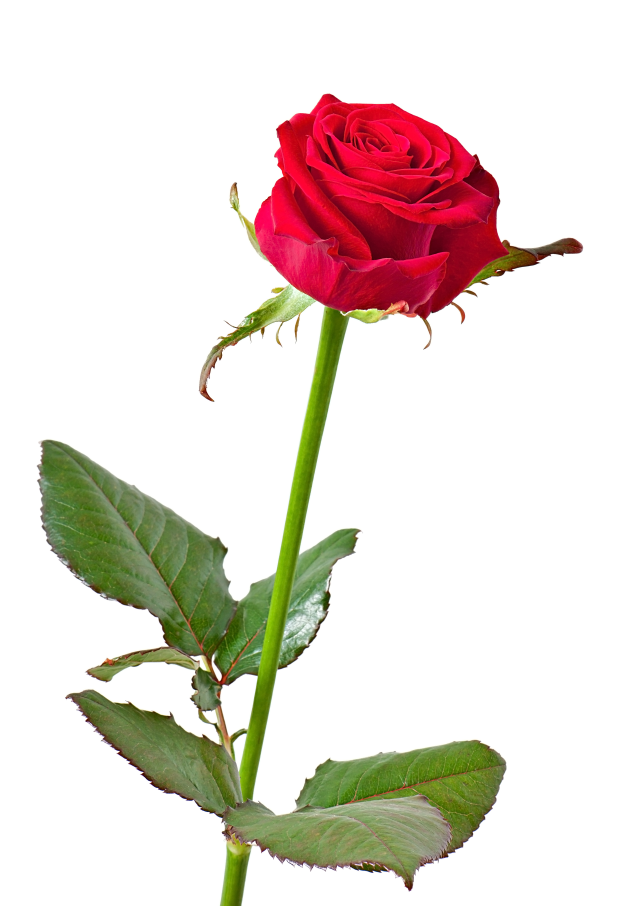
//> input picture Bicuibic Interpolation/rose.jpg, 2492 x 3622 px (shown at 1/4 size)
$ ./c1   (built with g++ and OpenCV 4)
//> lines starting //> are read from the running program, lines starting //| are printed output that depends on the picture
#include <iostream>
#include <opencv2/opencv.hpp>
#include <cmath>
using namespace std;
using namespace cv;

float cubic(float x)
{
    float a = -0.75f;
    x = fabs(x);

    if (x <= 1.0f)
        return (a + 2)*x*x*x - (a + 3)*x*x + 1;
    else if (x < 2.0f)
        return a*x*x*x - 5*a*x*x + 8*a*x - 4*a;
    else
        return 0.0f;
}

Mat bicubic_manual(const Mat& input, int outW, int outH)
{
    int inW = input.cols;
    int inH = input.rows;

    Mat output(outH, outW, CV_32F);

    float scaleX = (float)inW / outW;
    float scaleY = (float)inH / outH;

    for(int y = 0; y < outH; y++)
    {
        for(int x = 0; x < outW; x++)
        {
            float in_x = (x + 0.5f) * scaleX - 0.5f;
            float in_y = (y + 0.5f) * scaleY - 0.5f;

            in_x = max(0.0f, min(in_x, (float)(inW - 1)));
            in_y = max(0.0f, min(in_y, (float)(inH - 1)));

            int ix = floor(in_x);
            int iy = floor(in_y);

            float dx = in_x - ix;
            float dy = in_y - iy;

            float Wx[4], Wy[4];

            for(int i = -1; i <= 2; i++)
                Wx[i+1] = cubic(i - dx);

            for(int i = -1; i <= 2; i++)
                Wy[i+1] = cubic(dy - i);

            float sum = 0.0f;

            for(int m = -1; m <= 2; m++)
            {
                for(int n = -1; n <= 2; n++)
                {
                    int px = min(max(ix + n, 0), inW - 1);
                    int py = min(max(iy + m, 0), inH - 1);

                    float pixel = input.at<float>(py, px);
                    sum += pixel * Wx[n+1] * Wy[m+1];
                }
            }

            output.at<float>(y, x) = sum;
        }
    }

    return output;
}


Mat bicubic_opencv(const Mat& input, int outW, int outH)
{
    Mat output;
    resize(input, output, Size(outW, outH), 0, 0, INTER_CUBIC);
    return output;
}


void validate(const Mat& A, const Mat& B)
{
    double error = 0.0;
    double max_error = 0.0;

    for(int y = 0; y < A.rows; y++)
    {
        for(int x = 0; x < A.cols; x++)
        {
            float diff = abs(A.at<float>(y,x) - B.at<float>(y,x));
            error += diff;
            max_error = max(max_error, (double)diff);
        }
    }

    cout << "\nTotal Error: " << error << endl;
    cout << "Max Pixel Error: " << max_error << endl;
    cout << "Mean Error: " << error / (A.rows * A.cols) << endl;
}

int main()
{
    Mat img = imread("rose.jpg");
//> img is the input picture: 3622 rows x 2492 cols, CV_8UC3; mean B, G, R 210.7, 218, 228.3

    if(img.empty())
    {
        cout << "Image not found!" << endl;
        return -1;
    }

    Mat gray;
    cvtColor(img, gray, COLOR_BGR2GRAY);
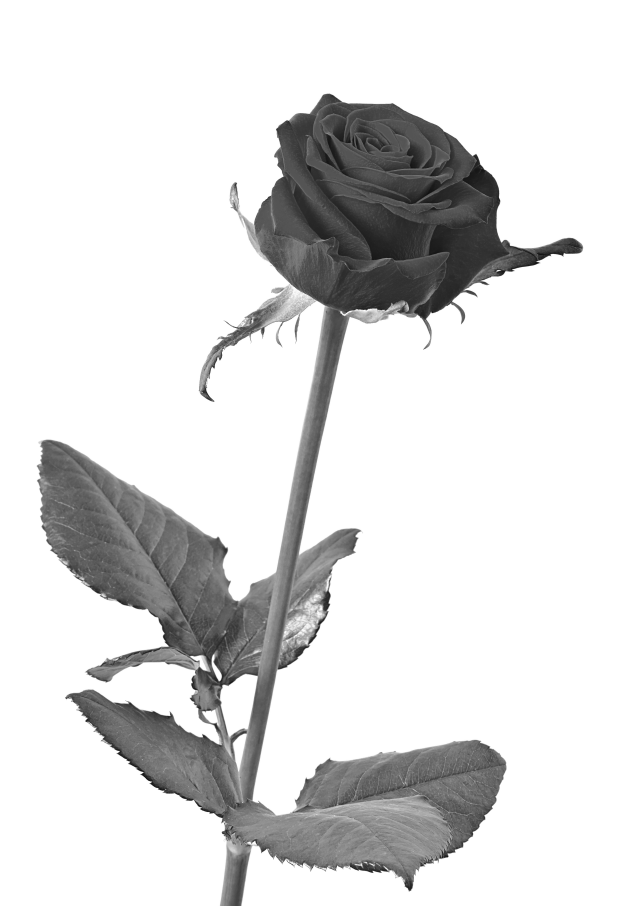
//> gray: 3622 rows x 2492 cols, CV_8UC1 (shown at 1/4 size); min 8, max 255, mean 220.2

    gray.convertTo(gray, CV_32F);
//> gray: 3622 rows x 2492 cols, CV_32FC1

    int outW = gray.cols * 2;
//> outW = 4984
    int outH = gray.rows * 2;
//> outH = 7244

    Mat opencv_resized = bicubic_opencv(gray, outW, outH);

    Mat manual_resized = bicubic_manual(gray, outW, outH);

    validate(opencv_resized, manual_resized);
//> the loop in validate, `for(int y = 0; y < A.rows; y++)` made 7244 passes
//> (error, max_error) on passes 1 to 3: (0, 0), (0.152, 3.05e-05), (0.304, 3.05e-05)
//> after the loop in validate, `for(int y = 0; y < A.rows; y++)`: error = 887.7; max_error = 1.05
//| Total Error: 887.673
//| Max Pixel Error: 1.04768
//| Mean Error: 2.45865e-05

    opencv_resized.convertTo(opencv_resized, CV_8U);
    manual_resized.convertTo(manual_resized, CV_8U);

    imwrite("opencv_bicubic.jpg", opencv_resized);
    imwrite("manual_bicubic.jpg", manual_resized);

    cout << "\nImages saved:\n";
    cout << "opencv_bicubic.jpg\n";
    cout << "manual_bicubic.jpg\n";

    return 0;
}

$ run again, with Bicuibic Interpolation/backward.png saved as Bicuibic Interpolation/rose.jpg
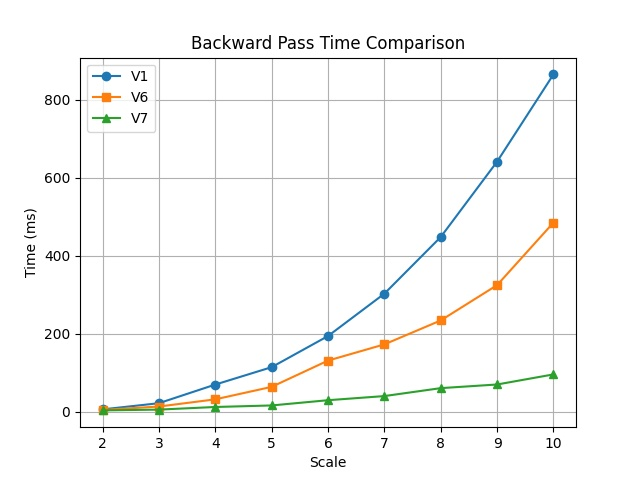
//> input picture Bicuibic Interpolation/backward.png, 640 x 480 px
//> img is the input picture: 480 rows x 640 cols, CV_8UC3; mean B, G, R 247.1, 248, 247.6
//> `cvtColor(img, gray, COLOR_BGR2GRAY);`:
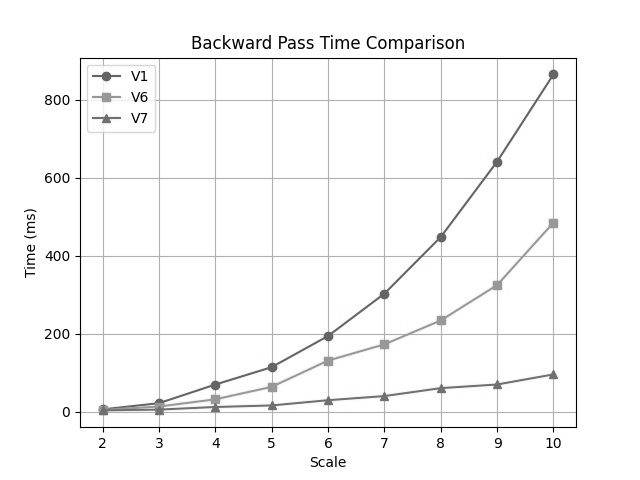
//> gray: 480 rows x 640 cols, CV_8UC1; min 0, max 255, mean 247.8
//> in bicubic_opencv, `resize(input, output, Size(outW, outH), 0, 0, INTER_CUBIC);`:
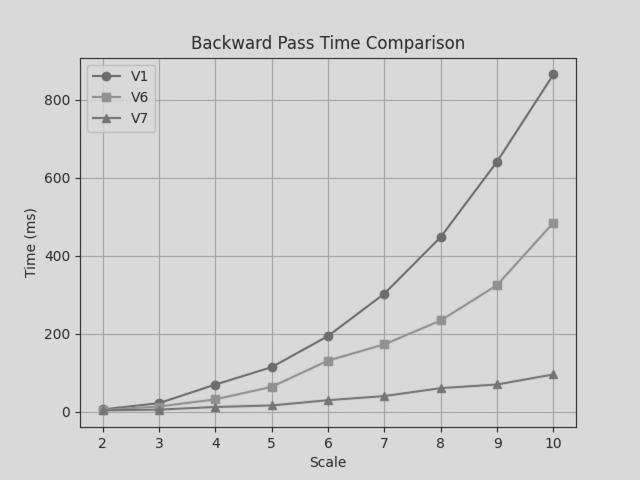
//> output: 960 rows x 1280 cols, CV_32FC1 (shown at 1/2 size); min -57.09, max 308.3, mean 247.8; drawn with min black and max white
//> the loop in validate, `for(int y = 0; y < A.rows; y++)` made 960 passes
//> (error, max_error) on passes 1 to 3: (0, 0), (0.039, 3.05e-05), (0.078, 3.05e-05)
//> after the loop in validate, `for(int y = 0; y < A.rows; y++)`: error = 31.4; max_error = 0.000122
//| Total Error: 31.3966
//| Max Pixel Error: 0.00012207
//| Mean Error: 2.55506e-05
